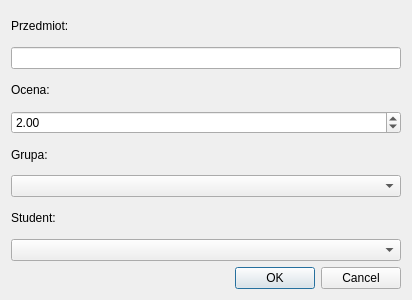
<?xml version="1.0" encoding="UTF-8"?>
<ui version="4.0">
 <class>Dodaj_ocene_dialog</class>
 <widget class="QDialog" name="Dodaj_ocene_dialog">
  <property name="geometry">
   <rect>
    <x>0</x>
    <y>0</y>
    <width>412</width>
    <height>300</height>
   </rect>
  </property>
  <property name="windowTitle">
   <string>Dodaj ocenę</string>
  </property>
  <layout class="QVBoxLayout" name="verticalLayout">
   <item>
    <widget class="QLabel" name="label">
     <property name="text">
      <string>Przedmiot:</string>
     </property>
    </widget>
   </item>
   <item>
    <widget class="QLineEdit" name="lineEditPrzedmiot"/>
   </item>
   <item>
    <widget class="QLabel" name="label_4">
     <property name="text">
      <string>Ocena:</string>
     </property>
    </widget>
   </item>
   <item>
    <widget class="QDoubleSpinBox" name="doubleSpinBoxOcena">
     <property name="maximum">
      <double>5.000000000000000</double>
     </property>
     <property name="singleStep">
      <double>0.500000000000000</double>
     </property>
     <property name="value">
      <double>2.000000000000000</double>
     </property>
    </widget>
   </item>
   <item>
    <widget class="QLabel" name="label_2">
     <property name="text">
      <string>Grupa:</string>
     </property>
    </widget>
   </item>
   <item>
    <widget class="QComboBox" name="comboBoxGrupa"/>
   </item>
   <item>
    <widget class="QLabel" name="label_3">
     <property name="text">
      <string>Student:</string>
     </property>
    </widget>
   </item>
   <item>
    <widget class="QComboBox" name="comboBox"/>
   </item>
   <item>
    <widget class="QDialogButtonBox" name="buttonBox">
     <property name="orientation">
      <enum>Qt::Horizontal</enum>
     </property>
     <property name="standardButtons">
      <set>QDialogButtonBox::Cancel|QDialogButtonBox::Ok</set>
     </property>
    </widget>
   </item>
  </layout>
 </widget>
 <resources/>
 <connections>
  <connection>
   <sender>buttonBox</sender>
   <signal>accepted()</signal>
   <receiver>Dodaj_ocene_dialog</receiver>
   <slot>accept()</slot>
   <hints>
    <hint type="sourcelabel">
     <x>248</x>
     <y>254</y>
    </hint>
    <hint type="destinationlabel">
     <x>157</x>
     <y>274</y>
    </hint>
   </hints>
  </connection>
  <connection>
   <sender>buttonBox</sender>
   <signal>rejected()</signal>
   <receiver>Dodaj_ocene_dialog</receiver>
   <slot>reject()</slot>
   <hints>
    <hint type="sourcelabel">
     <x>316</x>
     <y>260</y>
    </hint>
    <hint type="destinationlabel">
     <x>286</x>
     <y>274</y>
    </hint>
   </hints>
  </connection>
 </connections>
</ui>
